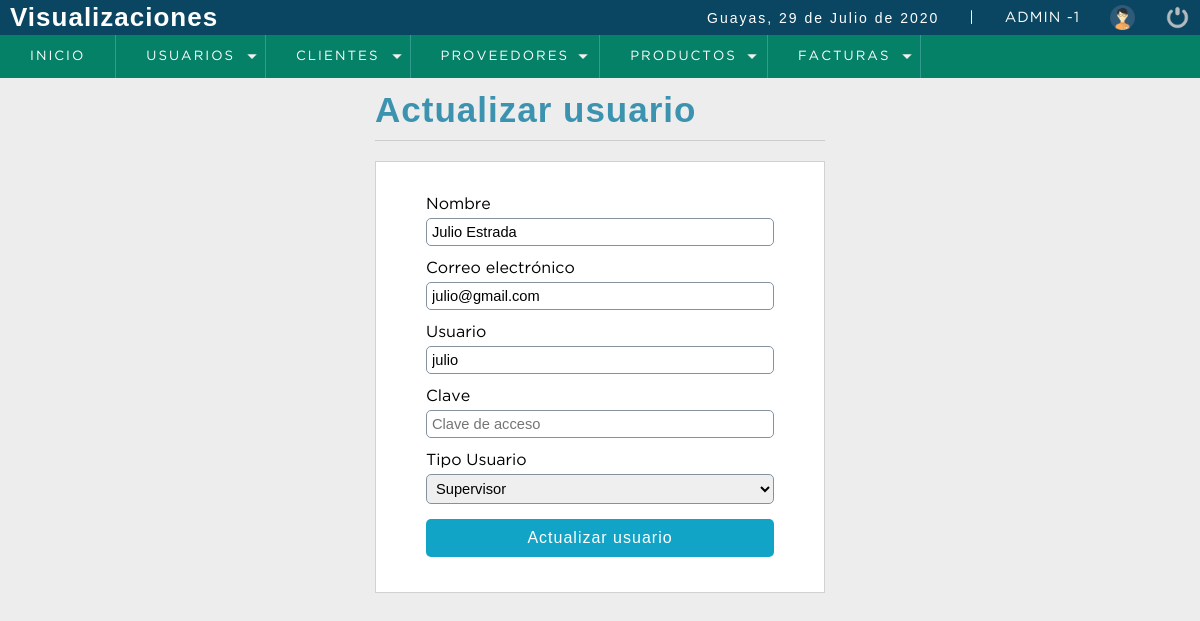
The app's page /sistema/editar_usuario.php?id=2 (signed in) with its own data.
### tables this page shows
CREATE TABLE `usuario` (
  `idusuario` int(11) NOT NULL,
  `nombre` varchar(50) DEFAULT NULL,
  `correo` varchar(100) DEFAULT NULL,
  `usuario` varchar(15) DEFAULT NULL,
  `clave` varchar(100) DEFAULT NULL,
  `rol` int(11) DEFAULT NULL,
  `estatus` int(11) NOT NULL DEFAULT '1'
);

CREATE TABLE `rol` (
  `idrol` int(11) NOT NULL,
  `rol` varchar(20) DEFAULT NULL
);

### sistema/editar_usuario.php (the view, shortened to what this page needs)
<?php
	include "../conexion.php";
	$iduser = $_REQUEST['id'];
	$sql= mysqli_query($conection,"SELECT u.idusuario, u.nombre,u.correo,u.usuario, (u.rol) as idrol, (r.rol) as rol
									FROM usuario u
									INNER JOIN rol r
									on u.rol = r.idrol
									WHERE idusuario= $iduser ");
	$result_sql = mysqli_num_rows($sql);
	if($result_sql == 0){
		header('Location: lista_usuarios.php');
	}else{
		$option = '';
		while ($data = mysqli_fetch_array($sql)) {
			$nombre  = $data['nombre'];
			$correo  = $data['correo'];
			$usuario = $data['usuario'];
			$idrol   = $data['idrol'];
			$rol     = $data['rol'];
			if($idrol == 1){
				$option = '<option value="'.$idrol.'" select>'.$rol.'</option>';
			}else if($idrol == 2){
				$option = '<option value="'.$idrol.'" select>'.$rol.'</option>';
			}else if($idrol == 3){
				$option = '<option value="'.$idrol.'" select>'.$rol.'</option>';
			}
		}
	}
 ?>
<!DOCTYPE html>
<html lang="en">
<head>
	<?php include "includes/scripts.php"; ?>
</head>
<body>
	<?php include "includes/header.php"; ?>
	<section id="container">
		<div class="form_register">
			<h1>Actualizar usuario</h1>
			<hr>
			<form action="" method="post">
				<label for="nombre">Nombre</label>
				<input type="text" name="nombre" id="nombre" placeholder="Nombre completo" value="<?php echo $nombre; ?>">
				<label for="correo">Correo electrónico</label>
				<input type="email" name="correo" id="correo" placeholder="Correo electrónico" value="<?php echo $correo; ?>">
				<label for="usuario">Usuario</label>
				<input type="text" name="usuario" id="usuario" placeholder="Usuario" value="<?php echo $usuario; ?>">
				<label for="clave">Clave</label>
				<input type="password" name="clave" id="clave" placeholder="Clave de acceso">
				<label for="rol">Tipo Usuario</label>
				<select name="rol" id="rol" class="notItemOne">
					<?php
						echo $option;
					?>
				</select>
				<input type="submit" value="Actualizar usuario" class="btn_save">
			</form>
		</div>
	</section>
</body>
</html>

### sistema/css/style.css (style rules this page uses)
* { margin: 0; padding: 0; box-sizing: border-box; }
body { background: #ededed; }
h1, h2, h3, h4, h5, h6 { font-family: 'arial'; font-weight: bold; letter-spacing: 1px; }
h1 { font-size: 26px; }
#container { padding: 90px 15px 15px; }
.form_register { width: 450px; margin: auto; }
.form_register h1 { color: #3c93b0; }
hr { border: 0; background: #CCC; height: 1px; margin: 10px 0; display: block; }
form { background: #FFF; margin: auto; padding: 20px 50px; border: 1px solid #d1d1d1; }
label { display: block; font-size: 12pt; font-family: 'GothamBook'; margin: 15px auto 5px auto; }
input,select { display: block; width: 100%; font-size: 11pt; padding: 5px; border: 1px solid #85929e; border-radius: 5px; }
.notItemOne option:first-child { display: none; }
.btn_save { font-size: 12pt; background: #12a4c6; padding: 10px; color: #FFF; letter-spacing: 1px; border: 0; cursor: pointer; margin: 15px auto; }
#container h1 { font-size: 35px; display: inline-block; }

### records on screen
usuario: nombre "Julio Estrada", correo "julio@gmail.com", usuario "julio", rol "Supervisor"

### other values on screen
fechaC() "29 de Julio de 2020"
$_SESSION['user'] "ADMIN"
$_SESSION['rol'] "1"
